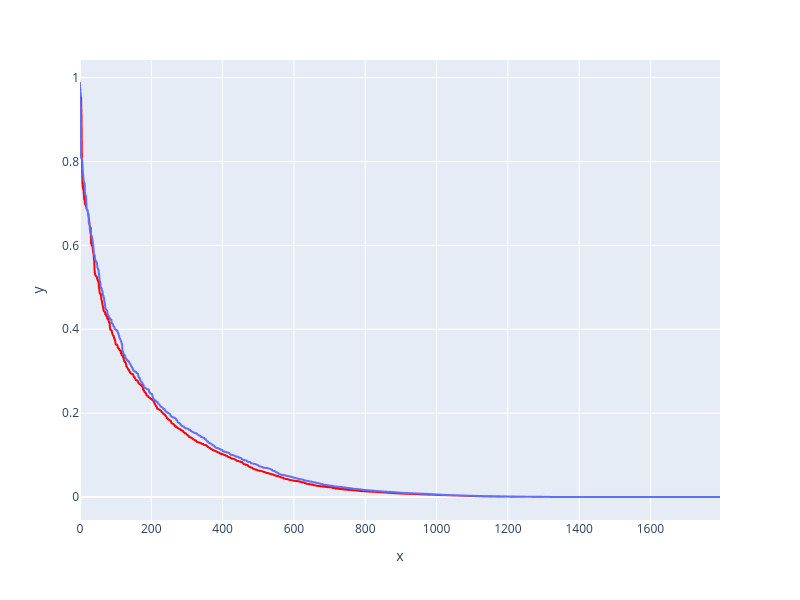

The notebook cell saved with this chart:
### Code cell
#
# aps = aps.reset_index()


fig = px.line(x=aps.index,
                 y=aps['AP'],
                 width=800,
                 height=600)

fig.update_traces(line_color='red')
# fig.update_yaxes(   scaleanchor="x",
#                     scaleratio=1)

fig.add_traces(list(px.line(x=baseline_aps.index,
                 y=baseline_aps['AP'],
                 width=800,
                 height=600,
                 labels='Baseline').select_traces()))

fig.show()

# Blue : Baseline
# Red : New

### Figure 1 — Plotly figure (JSON) as saved in the notebook; plotly's stock layout.template omitted (floating-point values rounded to 4 significant figures; data arrays with more than 128 entries replaced by an {"elided": "..."} marker saying what was removed)
{"data": [{"hovertemplate": "x=%{x}<br>y=%{y}<extra></extra>", "legendgroup": "", "line": {"color": "red", "dash": "solid"}, "marker": {"symbol": "circle"}, "mode": "lines", "name": "", "showlegend": false, "type": "scattergl", "x": {"elided": "1796 int values"}, "xaxis": "x", "y": {"elided": "1796 float values"}, "yaxis": "y"}, {"hovertemplate": "x=%{x}<br>y=%{y}<extra></extra>", "legendgroup": "", "line": {"color": "#636efa", "dash": "solid"}, "marker": {"symbol": "circle"}, "mode": "lines", "name": "", "showlegend": false, "type": "scattergl", "x": {"elided": "1796 int values"}, "xaxis": "x", "y": {"elided": "1796 float values"}, "yaxis": "y"}], "layout": {"height": 600, "legend": {"tracegroupgap": 0}, "margin": {"t": 60}, "width": 800, "xaxis": {"anchor": "y", "domain": [0, 1], "title": {"text": "x"}}, "yaxis": {"anchor": "x", "domain": [0, 1], "title": {"text": "y"}}}}
